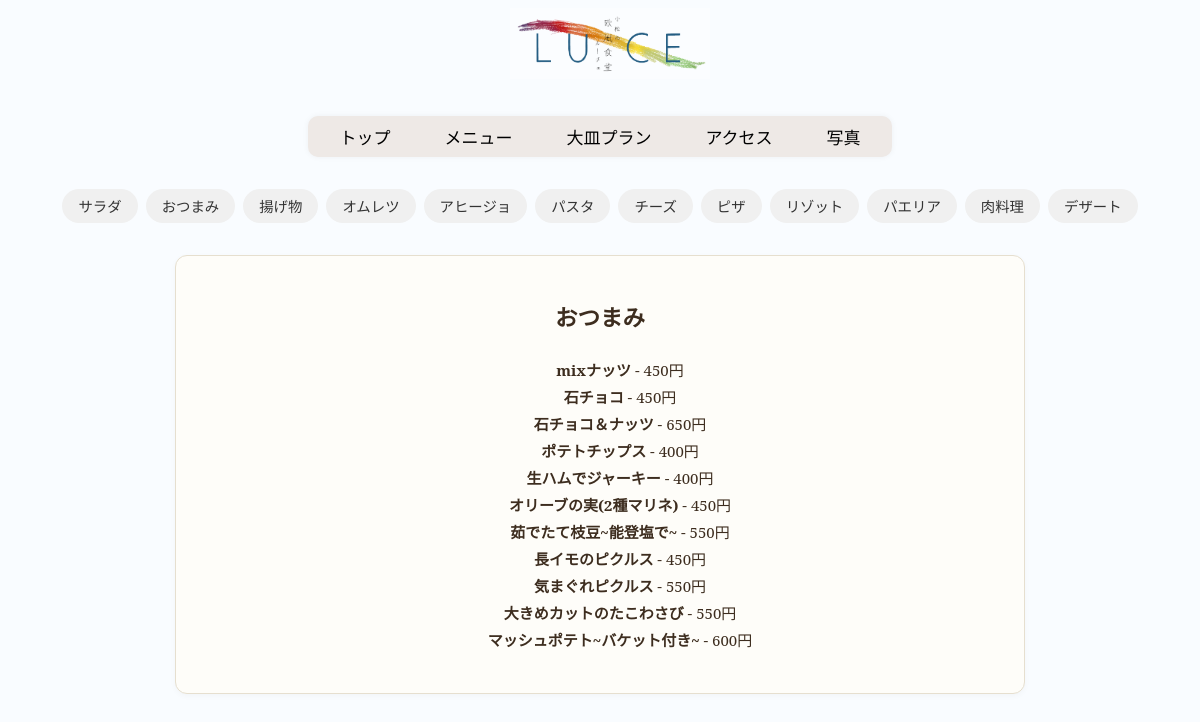
The app's page /luce/menu/category/1 with its own data.
### apps/luce/models.py (models this page shows, shortened)
class Category(db.Model):
  __tablename__= "categories"
  id = db.Column(db.Integer, primary_key=True)
  name = db.Column(db.String(50), nullable=False, unique=True)
  menus = db.relationship('Menu', backref='category', lazy=True)

class Menu(db.Model):
    __tablename__ = 'menus'
    id = db.Column(db.Integer, primary_key=True)
    name = db.Column(db.String(100), nullable=False)
    description = db.Column(db.Text)
    price = db.Column(db.Integer, nullable=False)
    image_url = db.Column(db.String(255))
    category_id = db.Column(db.Integer, db.ForeignKey('categories.id'), nullable=False)

### apps/luce/views.py (the view)
@luce.route("/menu/category/<int:category_id>")
def menu_by_category(category_id):
    categories = Category.query.all()
    selected_category = Category.query.get_or_404(category_id)
    return render_template("menu.html", categories=categories, selected_category=selected_category)

### apps/luce/templates/menu.html (shortened to what this page needs)
{% extends "base.html" %}
{% block content %}
<div class="category-list">
  {% for category in categories %}
    <a href="{{ url_for('luce.menu_by_category', category_id=category.id) }}"
       class="category-button">{{ category.name }}</a>
  {% endfor %}
</div>
<div class="menu">
  {% if selected_category %}
    <h2>{{ selected_category.name }}</h2>
    <ul>
      {% for item in selected_category.menus %}
        <li><strong>{{ item.name }}</strong> - {{ item.price }}円</li>
      {% endfor %}
    </ul>
  {% endif %}
</div>
{% endblock %}

### apps/luce/static/style.css (style rules this page uses)
body { font-family: 'Noto Serif', serif; background-color: #f9fcff; text-align: center; }
.syo-kai, .cou, .menu, .ac { background-color: #fefdf9; border: 1px solid #e6dfcf; border-radius: 12px; padding: 1.5rem; margin: 2rem auto; max-width: 800px; box-shadow: 0 2px 6px rgba(0, 0, 0, 0.03); font-size: 15px; line-height: 1.8; color: #3d2d1f; }
.menu ul { list-style: none; }
.category-list { display: flex; flex-wrap: wrap; justify-content: center; gap: 0.5rem; margin-bottom: 1.5rem; }
.category-button { padding: 0.4rem 1rem; background-color: #f0f0f0; border-radius: 999px; font-size: 0.9rem; text-decoration: none; color: #333; transition: background-color 0.2s; }

### records on screen
Category: name "サラダ"
Category: name "おつまみ"
Category: name "揚げ物"
Category: name "オムレツ"
Category: name "アヒージョ"
Category: name "パスタ"
Category: name "チーズ"
Category: name "ピザ"
Category: name "リゾット"
Category: name "パエリア"
Category: name "肉料理"
Category: name "デザート"
Menu: name "mixナッツ", price "450"
Menu: name "石チョコ", price "450"
Menu: name "石チョコ＆ナッツ", price "650"
Menu: name "ポテトチップス", price "400"
Menu: name "生ハムでジャーキー", price "400"
Menu: name "オリーブの実(2種マリネ)", price "450"
Menu: name "茹でたて枝豆~能登塩で~", price "550"
Menu: name "長イモのピクルス", price "450"
Menu: name "気まぐれピクルス", price "550"
Menu: name "大きめカットのたこわさび", price "550"
Menu: name "マッシュポテト~バケット付き~", price "600"
